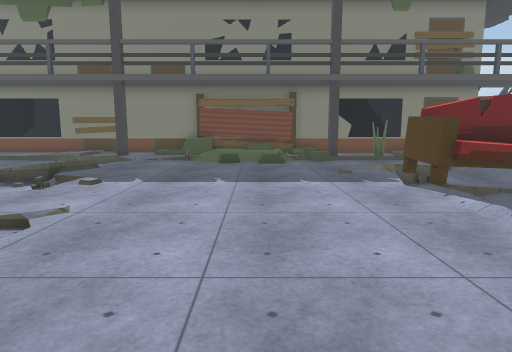
view 1 (above)

22 first-person views from a walk through a Unity game level. The camera is 1.4 m above the floor, tilts 8° down and sees 75° across. The floor is counted in squares, 1 m on a side. Each view is taken from the middle of a square. On the plan, view 1 faces up. The plan holds only what a view shows up to about 15 squares ahead; the rest is blank. The place goes on beyond the plan. The player character is not drawn. Some surface patterns are stand-ins.

view 2
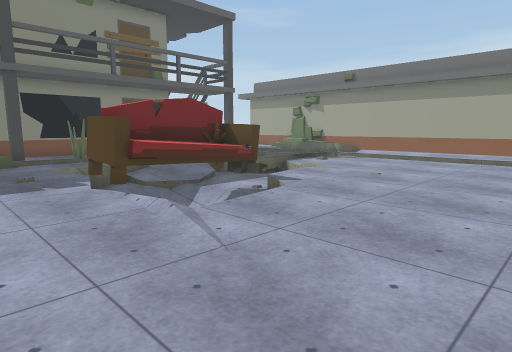

view 3
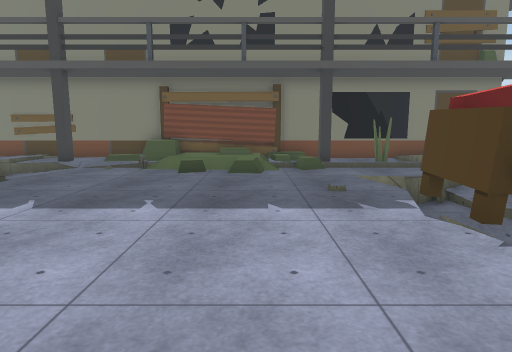

view 4
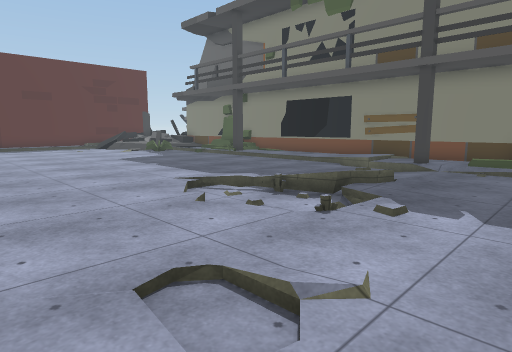

view 5
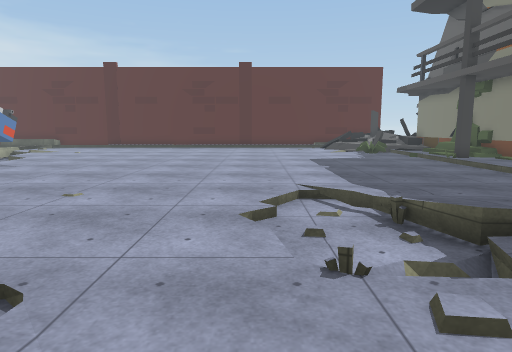

view 6
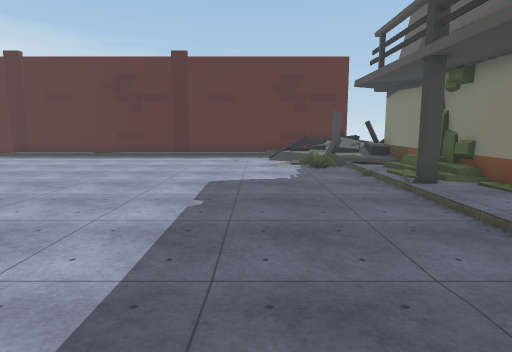

view 7
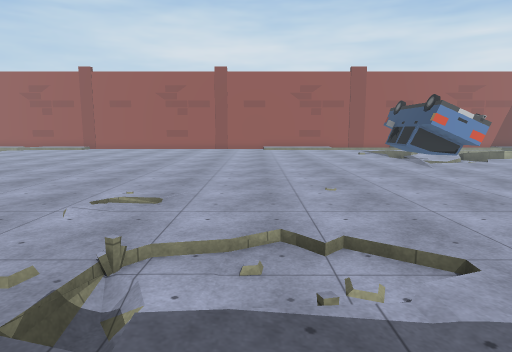

view 8
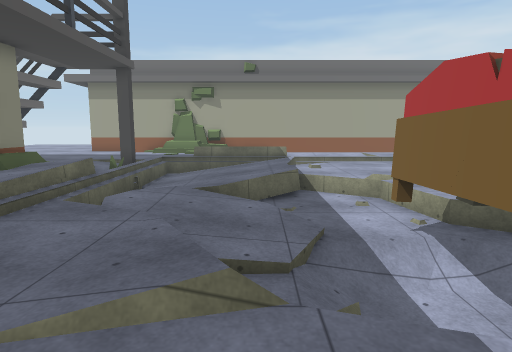

view 9
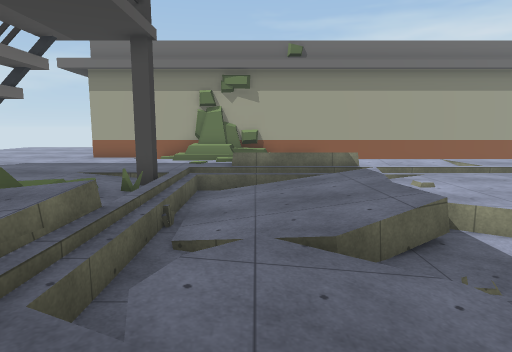

view 10
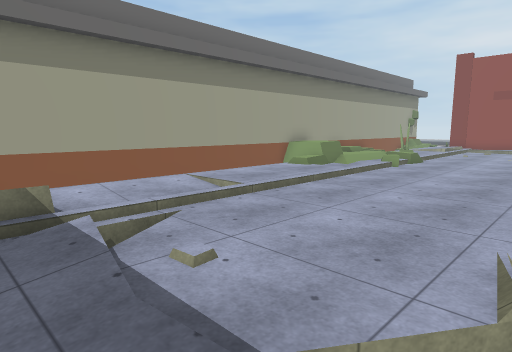

view 11
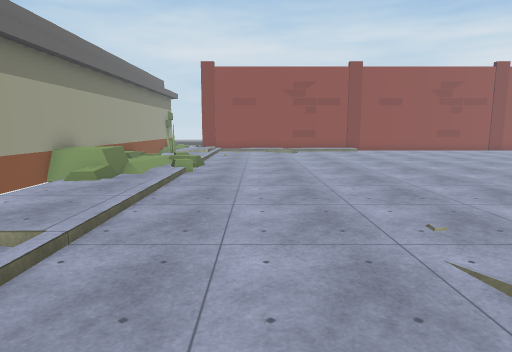

view 12
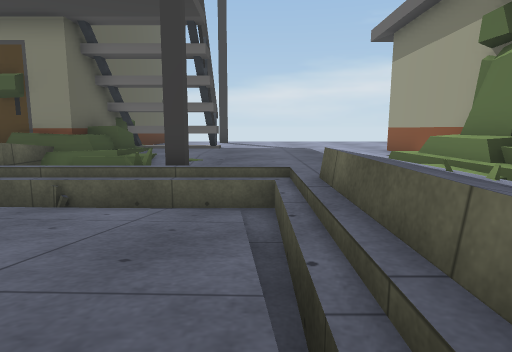

view 13
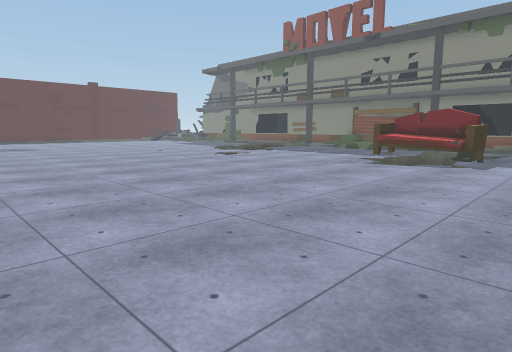

view 14
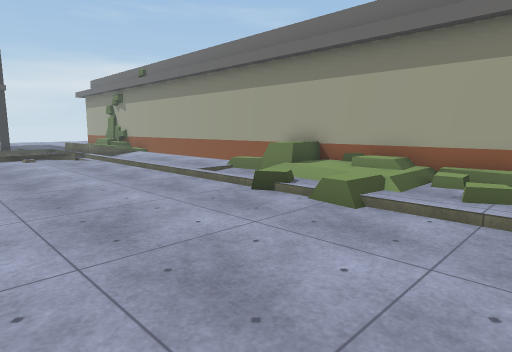

view 15
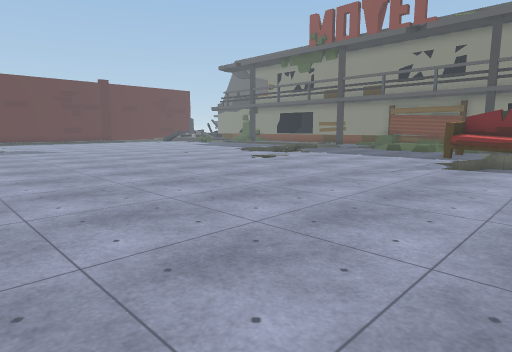

view 16
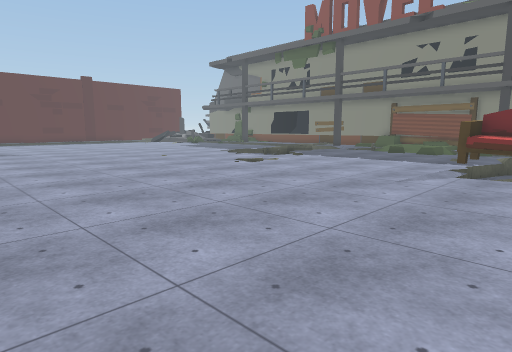

view 17
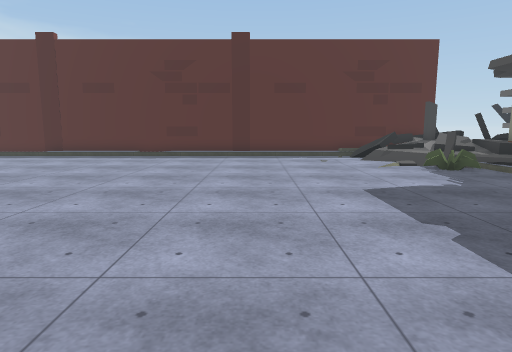

view 18
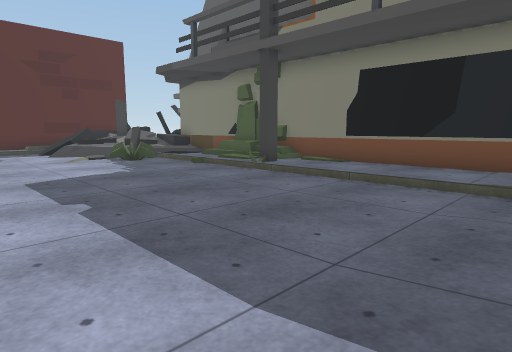

view 19
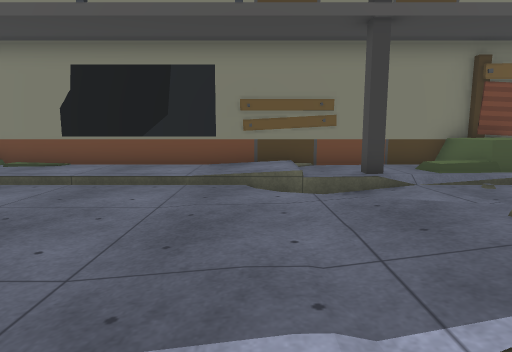

view 20
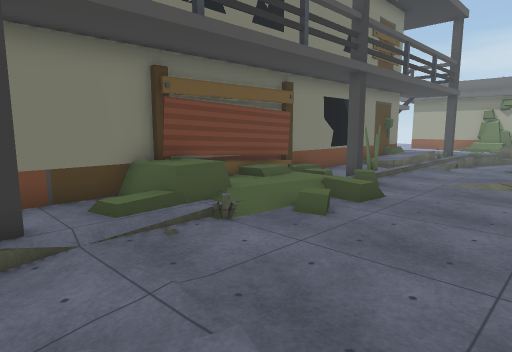

view 21
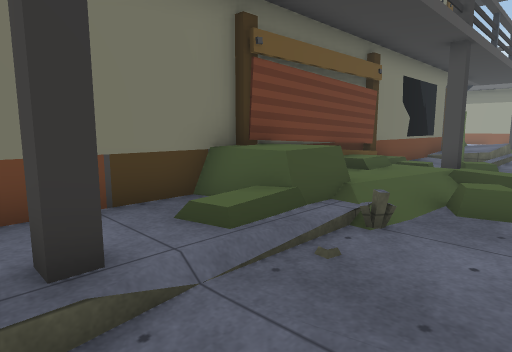

view 22
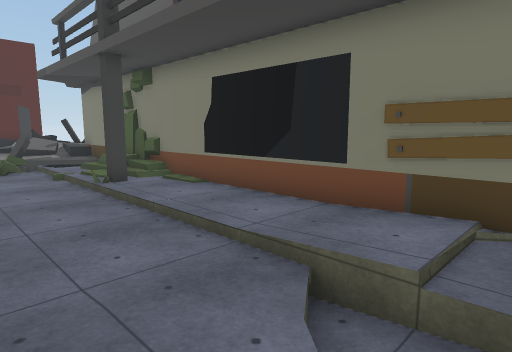

### Floor plan
Key: @ floor where view 1 was taken; # wall or solid block; x gap in a wall; . main floor; : floor 0.25 m higher than the main floor; - floor 0.25 m lower than the main floor; + floor 0.5 m higher than the main floor; _ floor 0.5 m lower than the main floor; * floor 0.75 m higher than the main floor; < floor 1 m lower than the main floor; / step, stairs or slope; = window, fence, low wall or low ledge; ^ raised ledge; S sofa.
Columns run from 25 left of view 1 to 21 right of it. Each row starts with its distance up from view 1.
 20                                     ####::::::#
 19                                     ##::::::::#
 18  ########################  ##########=:::::::##
 17 ###   ##/::::::::/:::/^^#####...x:+###:..::::#
 16  ##/:/: x/:::::::/:#/^^^+++/#/.# +++=..#.:::=#
 15 /==/////////////////////////=/////////////:/:#
 14 /+===............/-.....///......//_////////=#
 13 //#=............../.............././/////////#
 12 /................::/..........:/---///////// #
 11 .................::/..........//---_/..///// #
 10 ................:::=........//////__////:=/  #
  9 ................/----......../S</____/./._/.:#
  8 ................-//-=........SSSSS___....//.:#
  7 .................//..........SSSSS/..#..../.:#
  6 ............................./   /......../.:#
  5 ....................//.......////.........:::#
  4 ....................//....................:::#
  3 ..........................................:::#
  2 ..........................................:::#
  1 ..........................................::##
  0 ....... .................@................//=#
 -1 ......  .................................../^^
 -2 ....   ...................................:/^#
 -3 ...    ...................................//+##
 -4                .........................../+/*#
 -5                .........................../+//#
 -6                 ..........................::/##
 -7                       .............. .....:+ #
 -8                              ...... . ...

Where each view was taken, in squares from view 1:
view 1: 0 up, 0 right, facing up
view 2: 0 up, 1 right, facing up-right
view 3: 3 up, 1 right, facing up
view 4: 3 up, 2 left, facing up-left
view 5: 7 up, 2 left, facing left
view 6: 11 up, 7 left, facing left
view 7: 12 up, 7 left, facing down
view 8: 11 up, 2 right, facing right
view 9: 13 up, 6 right, facing right
view 10: 11 up, 11 right, facing down-right
view 11: 10 up, 14 right, facing down
view 12: 9 up, 16 right, facing up
view 13: 8 down, 11 right, facing up-left
view 14: 8 down, 11 right, facing up-right
view 15: 8 down, 8 right, facing up-left
view 16: 6 down, 7 right, facing up-left
view 17: 7 up, 10 left, facing left
view 18: 8 up, 9 left, facing up-left
view 19: 8 up, 9 left, facing up
view 20: 10 up, 7 left, facing up-right
view 21: 13 up, 7 left, facing up-right
view 22: 12 up, 7 left, facing up-left
